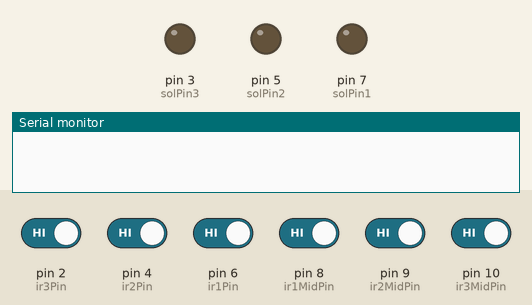
A sketch run on a simulated Arduino Uno, built with avr-gcc and run on an emulated ATmega328P. Parts: output pins drawn as LEDs (lit = HIGH), the last lines printed to the serial monitor. Dashed ring = blinking. The inputs (shaded band) are chosen by the test bench; at power-on: pin 2 (ir3Pin), pin 4 (ir2Pin), pin 6 (ir1Pin), pin 8 (ir1MidPin), pin 9 (ir2MidPin), pin 10 (ir3MidPin) HIGH.

Above: at 1.2 s.
1.3 s: pin 4 (ir2Pin) driven LOW
At 1.45 s:
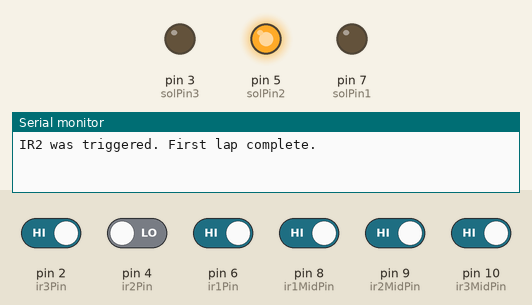
3.1 s: pin 2 (ir3Pin) driven LOW
At 4.6 s:
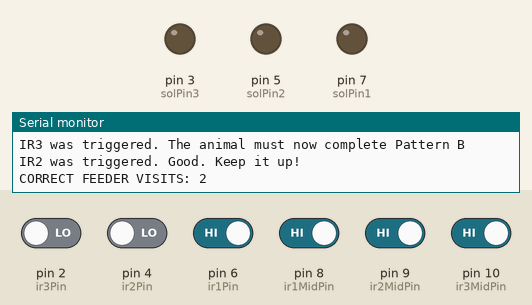
4.9 s: pin 6 (ir1Pin) driven LOW
At 5.1 s:
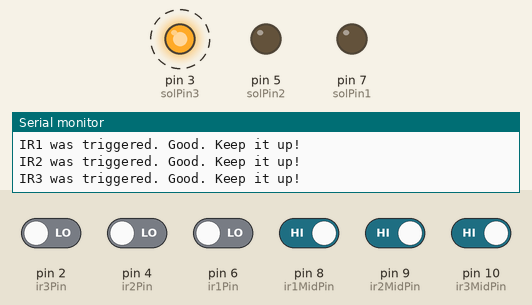
7.9 s: pin 8 (ir1MidPin) driven LOW
At 8.26 s:
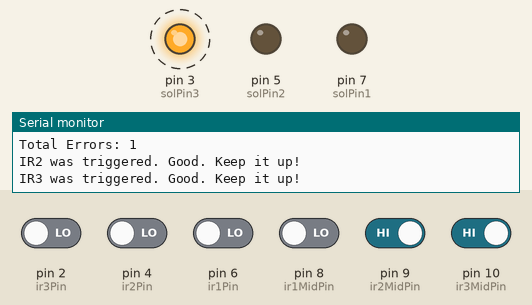
10.9 s: pin 8 (ir1MidPin) driven HIGH
At 11.24 s:
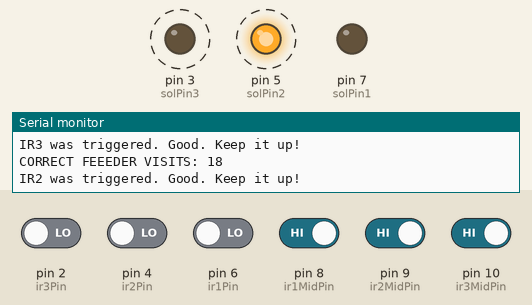
13.9 s: pin 4 (ir2Pin) driven HIGH
At 14.27 s:
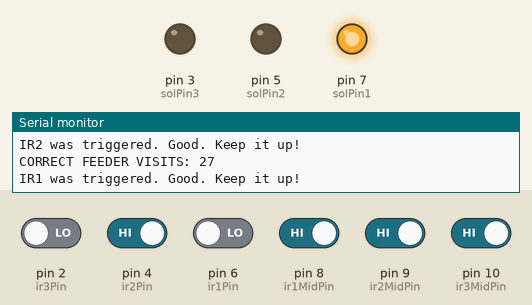
Timing chart, 0 to 16.9 s (numbered marks = the images above; inputs shaded):
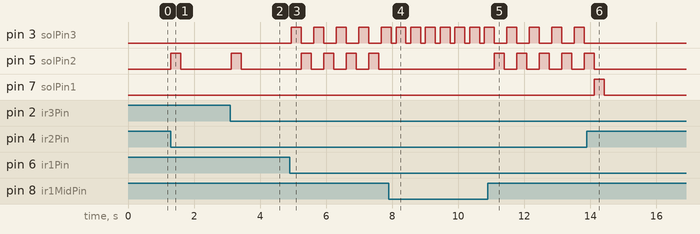

The sketch:

WMaze_5.1.ino
```cpp
//Pins
const int solPin1 = 7; // output to solenoid 1
const int solPin2 = 5;// output to solenoid 2
const int solPin3 = 3; //output to solenoid 3
const int ir1Pin = 6; // input from ir1
const int ir2Pin = 4; //input from ir2
const int ir3Pin = 2; //input from ir3
const int ir1MidPin = 8; //input from ir1M
const int ir2MidPin = 9; //input from ir2M
const int ir3MidPin = 10; //input from ir3M

//Solenoid
const int solDur = 300; //duration solenoid is open

//IR Sensors
boolean checking1 = false; //reset to listen to ir1
boolean checking2 = true; //reset to listen to ir2
boolean checking3 = false; //reset to listen to ir3
int trigRew = 0; //Which solenoid to trigger a reward at
int ir1Val = 0; //reads the value from ir1 pin
int ir2Val = 0; //reads the value from ir2 pin
int ir3Val = 0; //reads the value from ir3 pin
int ir1MidVal = 0; //reads the value from ir1M pin
int ir2MidVal = 0; //reads the value from ir2M pin
int ir3MidVal = 0; //reads the value from ir3M pin
int phase = 0; //Have we determined the correct pattern yet?
int next_sensor = 2; //The next sensor the rat must visit. Use to index the pattern array.
int correct_pattern[] = {0, 0, 0, 0}; //The current correct pattern

//Tracking Errors
int errCnt = 0; //Number of errors for the session
boolean departedir1 = false; //Has the rat left ir1?
boolean departedir2 = false; //Has the rat left ir2?
boolean departedir3 = false; //Has the rat left ir3?

//Feeder Visits
int totfeed = 0; //Total Correct Feeder Visits
int TotalLaps = totfeed + errCnt; //Total Feeder Visits (correct and incorrect)

void setup() {
  Serial.begin(9600);
  //Set pin direction
  pinMode(solPin1, OUTPUT);
  pinMode(solPin2, OUTPUT);
  pinMode(solPin3, OUTPUT);
  pinMode(ir1Pin, INPUT);
  pinMode(ir2Pin, INPUT);
  pinMode(ir3Pin, INPUT);
  pinMode(ir1MidPin, INPUT);
  pinMode(ir2MidPin, INPUT);
  pinMode(ir3MidPin, INPUT);

  //Set initial pin state
  digitalWrite(solPin1, LOW); //solenoid 1 pin starts low
  digitalWrite(solPin2, LOW); //solenoid 2 pin starts low
  digitalWrite(solPin3, LOW); //solenoid 3 pin starts low
}

void loop() {
  ir1Val = digitalRead(ir1Pin); //reads the value from ir1 pin
  ir2Val = digitalRead(ir2Pin); //reads the value from ir2 pin
  ir3Val = digitalRead(ir3Pin); //reads the value from ir3 pin
  ir1MidVal = digitalRead(ir1MidPin); //reads the value from ir1M pin
  ir2MidVal = digitalRead(ir2MidPin); //reads the value from ir2M pin
  ir3MidVal = digitalRead(ir3MidPin); //reads the value from ir3M pin

  //Before correct pattern is established ~~~~~~~~~~~~~~~~~~~~~~~~~~~~~~~~~~~~~~~~~~~~~~~~~~~~~~~~~~~~~~~~~~~~~~~~~~~~~~~~~~~~~~~~~~~~~~~~~~~~~~~~~~~~~~~~~~~~~~~~~~~~~~~~~~~~~~
  //First Trial//////////////////////////////////////////////////////////////////////////////////////////////////////////////////////////////////////////
  if (phase == 0) {
    if (ir2Val == LOW && checking2) {
      Serial.println("IR2 was triggered. First lap complete.");
      checking2 = false; //igore ir2
      checking1 = true; //listen to ir1
      checking3 = true; //listen to ir3
      trigRew = 2; //dispense reward to solenoid 2
      phase = 1;
    }
    //If the rat makes a mistake (turns around and goes to 1 or 3 first)
    if (ir1Val == LOW) {
      errCnt++;
      Serial.println("You have made an error. You must go to arm 2");
      Serial.print("Total Errors: "); Serial.print(errCnt); Serial.println(" ");
      departedir1 = false;
      correct_pattern[0] = 2;
      correct_pattern[1] = 3;
      correct_pattern[2] = 2;
      correct_pattern[3] = 1;
      next_sensor = 0;
      phase = 2;
      departedir3 = true;

    }
    if (ir3Val == LOW) {
      errCnt++;
      Serial.println("You have made an error. You must go to arm 2");
      Serial.print("Total Errors: "); Serial.print(errCnt); Serial.println(" ");
      departedir3 = false;
      correct_pattern[0] = 2;
      correct_pattern[1] = 1;
      correct_pattern[2] = 2;
      correct_pattern[3] = 3;
      next_sensor = 0;
      phase = 2;
      departedir1 = true;
    }
  }
  //Second Trial//////////////////////////////////////////////////////////////////////////////////////////////////////////////////////
  if (phase == 1) {
    if (ir2MidVal == LOW) {
      departedir2 = true;
    }
    if (ir1Val == LOW && checking1) {
      Serial.println("IR1 was triggered. The animal must now complete Pattern A");
      checking1 = false;
      checking2 = true;
      checking3 = true;
      trigRew = 1;
      correct_pattern[0] = 2;
      correct_pattern[1] = 1;
      correct_pattern[2] = 2;
      correct_pattern[3] = 3;
      phase = 2;
    }
    if (ir3Val == LOW && checking3) {
      Serial.println("IR3 was triggered. The animal must now complete Pattern B");
      checking3 = false;
      checking2 = true;
      checking1 = true;
      trigRew = 3;
      correct_pattern[0] = 2;
      correct_pattern[1] = 3;
      correct_pattern[2] = 2;
      correct_pattern[3] = 1;
      phase = 2;
    }
    if (ir2Val == LOW && !checking2 && departedir2 == true) {
      errCnt++;
      Serial.println("You have made an error. You were just at Feeder 2.");
      Serial.print("Total Errors: "); Serial.print(errCnt); Serial.println(" ");
      departedir2 = false;
    }
  }
  //After Correct Pattern has been Established~~~~~~~~~~~~~~~~~~~~~~~~~~~~~~~~~~~~~~~~~~~~~~~~~~~~~~~~~~~~~~~~~~~~~~~~~~~~~~~~~~~~~~~~~~~~~~~~~~~~~~~~~~~~~~~~~~~~~~~~~~~~~~~~~~~~~~
  if (phase == 2) {
    if (ir1MidVal == LOW) {
      departedir1 = true;
    }
    if (ir2MidVal == LOW) {
      departedir2 = true;
    }
    if (ir3MidVal == LOW) {
      departedir3 = true;
    }
    //Feeder 1///////////////////////////////////////////////////////////////////////////////////////////////////////////////////////////////////////////
    if (ir1Val == LOW) {
      if (correct_pattern[next_sensor] == 1) {
        if (checking1) {
          Serial.println("IR1 was triggered. Good. Keep it up!");
          trigRew = 1; //trigger solenoid 1
          checking1 = false;
          checking2 = true;
          checking3 = true;
          departedir1 = false;
          departedir2 = false;
          departedir3 = false;
        }
        if (next_sensor == 3) next_sensor = 0;

        else next_sensor++;
      }
      else {
        if (departedir1) {
          errCnt++;
          Serial.println("You have made an error! Feeder 1 was not the next correct stop. Go back to arm 2");
          Serial.print("Total Errors: "); Serial.print(errCnt); Serial.println(" ");
          departedir1 = false;
          correct_pattern[0] = 2;
          correct_pattern[1] = 3;
          correct_pattern[2] = 2;
          correct_pattern[3] = 1;
          next_sensor = 0;
        }
      }
    }
    //Feeder 2///////////////////////////////////////////////////////////////////////////////////////////////////////////////////////////////////////////////
    if (ir2Val == LOW) {
      if (correct_pattern[next_sensor] == 2) {
        if (checking2) {
          Serial.println("IR2 was triggered. Good. Keep it up!");
          checking2 = false;
          checking1 = true;
          checking3 = true;
          trigRew = 2;
          departedir1 = false;
          departedir2 = false;
          departedir3 = false;
        }
        if (next_sensor == 3) {
          next_sensor = 0;
        }
        else next_sensor++;
      }
      else {
        if (departedir2) {
          errCnt++;
          Serial.println("You have made an error; you were just at arm 2!");
          Serial.print("Total Errors: "); Serial.print(errCnt); Serial.println(" ");
          departedir2 = false;
        }
      }
    }
    //Feeder 3/////////////////////////////////////////////////////////////////////////////////////////////////////////////////////////////////////////////////
    if (ir3Val == LOW) {
      if (correct_pattern[next_sensor] == 3) {
        if (checking3) {
          Serial.println("IR3 was triggered. Good. Keep it up!");
          checking3 = false;
          checking1 = true;
          checking2 = true;
          trigRew = 3;
          departedir1 = false;
          departedir2 = false;
          departedir3 = false;
        }
        if (next_sensor == 3) {
          next_sensor = 0;
        }
        else next_sensor++;
      }
      else {
        if (departedir3) {
          errCnt++;
          Serial.println("You have made an error! Feeder 3 was not the next correct stop. Go back to arm 2");
          Serial.print("Total Errors: "); Serial.print(errCnt); Serial.println(" ");
          departedir3 = false;
          correct_pattern[0] = 2;
          correct_pattern[1] = 1;
          correct_pattern[2] = 2;
          correct_pattern[3] = 3;
          next_sensor = 0;
        }
      }
    }
  }
  //Dispense Reward//////////////////////////////////////////////////////////////////////////////////////////////////////////////////////////////////////////////
  switch (trigRew) {
    case 1:                      //Reward sequence for solenoid 1
      digitalWrite(solPin1, HIGH);
      delay(solDur);
      digitalWrite(solPin1, LOW);
      totfeed++;
      Serial.print("CORRECT FEEDER VISITS: "); Serial.print(totfeed); Serial.println(" ");
      break;
    case 2:                     //Reward sequence for solenoid 2
      digitalWrite(solPin2, HIGH);
      delay(solDur);
      digitalWrite(solPin2, LOW);
      totfeed++;
      Serial.print("CORRECT FEEDER VISITS: "); Serial.print(totfeed); Serial.println(" ");
      break;
    case 3:                    //Reward sequence for solenoid 3
      digitalWrite(solPin3, HIGH);
      delay(solDur);
      digitalWrite(solPin3, LOW);
      totfeed++;
      Serial.print("CORRECT FEEEDER VISITS: "); Serial.print(totfeed); Serial.println(" ");
      break;
  }
  trigRew = 0;
}
```

Measured:
- after the input at 1.3 s, pin 5 (solPin2): LOW → HIGH at once, → LOW 0.30 s later
- after the input at 3.1 s, pin 5 (solPin2): LOW → HIGH at once, → LOW 0.30 s later
- after the input at 4.9 s, pin 3 (solPin3): alternates HIGH for 0.30 s and LOW for 0.38 s, starting after 0.05 s; pin 5 (solPin2): alternates HIGH for 0.30 s and LOW for 0.38 s, starting after 0.35 s
- after the input at 7.9 s, pin 3 (solPin3): alternates HIGH for 0.30 s and LOW for 0.15 s, starting after 0.22 s; pin 5 (solPin2): stops changing and stays LOW
- after the input at 10.9 s, pin 3 (solPin3): alternates HIGH for 0.30 s and LOW for 0.38 s, starting after 0.57 s; pin 5 (solPin2): alternates HIGH for 0.30 s and LOW for 0.38 s, starting after 0.19 s
- after the input at 13.9 s, pin 3 (solPin3): stops changing and stays LOW; pin 5 (solPin2): goes on until 14.1 s, then stays LOW; pin 7 (solPin1): LOW → HIGH after 0.22 s, → LOW 0.30 s later
